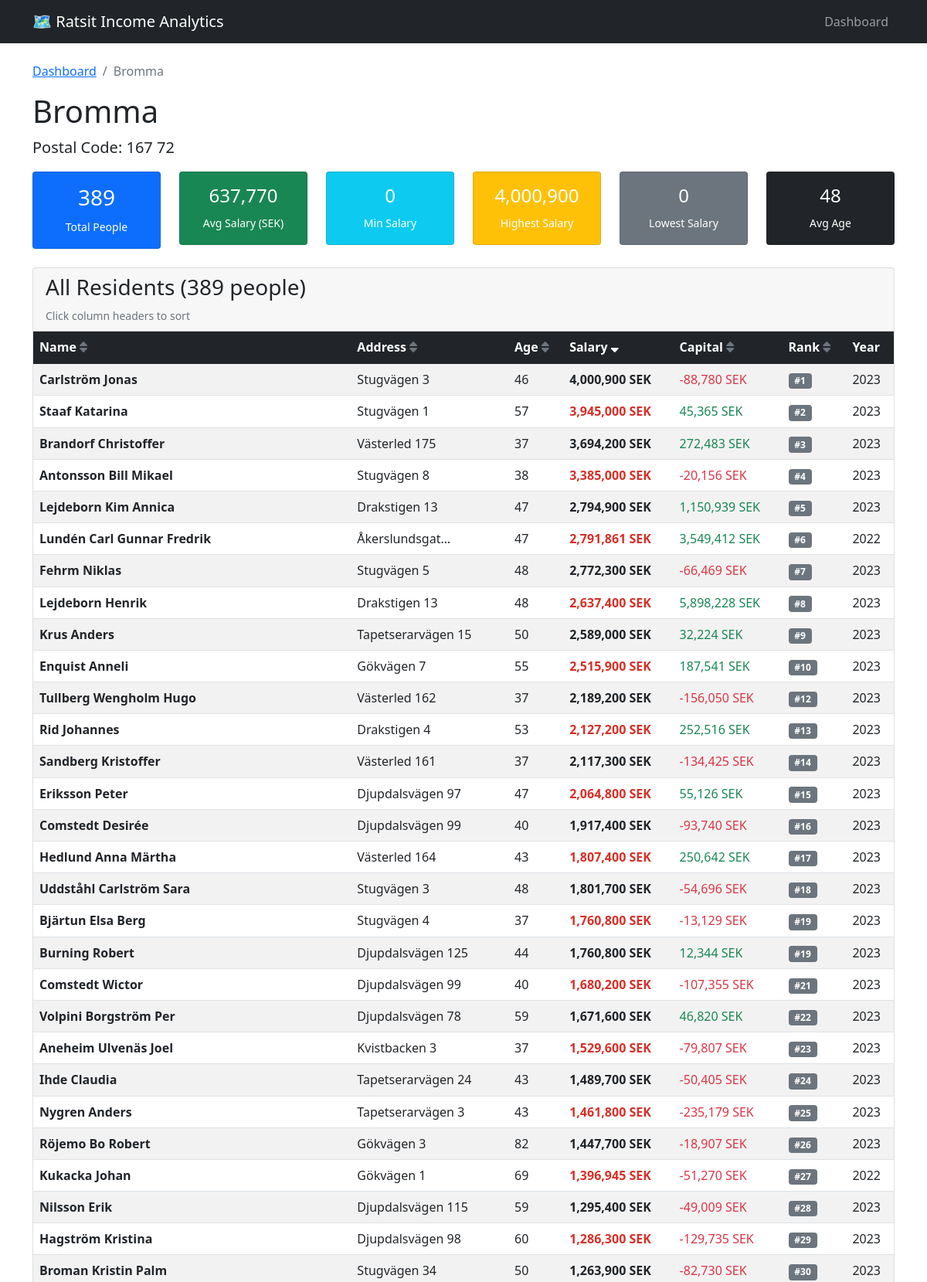
Page /area/167 72 (upper part) on the committed database.
### tables this page shows
CREATE TABLE persons (
                id INTEGER PRIMARY KEY AUTOINCREMENT,
                name TEXT NOT NULL,
                address TEXT,
                postal_code TEXT,
                area_name TEXT,
                age INTEGER,
                income_year INTEGER,
                salary_rank INTEGER,
                payment_remarks BOOLEAN,
                salary INTEGER,
                capital INTEGER,
                created_at TIMESTAMP DEFAULT CURRENT_TIMESTAMP
            );

### app.py (the view)
@app.route('/area/<postal_code>')
def area_detail(postal_code):
    db = RatsitDatabase()
    sort_by = request.args.get('sort', 'salary')
    sort_order = request.args.get('order', 'desc')
    persons = db.get_persons_by_area(postal_code=postal_code, sort_by=sort_by, sort_order=sort_order)
    if persons.empty:
        return "Area not found", 404
    area_name = persons.iloc[0]['area_name']
    stats = {
        'area_name': area_name,
        'postal_code': postal_code,
        'total_people': len(persons),
        'avg_salary': int(persons['salary'].mean()),
        'max_salary': int(persons['salary'].max()),
        'min_salary': int(persons['salary'].min()),
        'avg_age': int(persons['age'].mean())
    }
    return render_template('area_detail.html',
                         stats=stats,
                         persons=persons.to_dict('records'),
                         current_sort=sort_by,
                         current_order=sort_order)

### templates/area_detail.html (shortened to what this page needs)
{% extends "base.html" %}
{% block content %}
<div class="row">
    <div class="col-12">
        <nav aria-label="breadcrumb">
            <ol class="breadcrumb">
                <li class="breadcrumb-item"><a href="{{ url_for('index') }}">Dashboard</a></li>
                <li class="breadcrumb-item active">{{ stats.area_name }}</li>
            </ol>
        </nav>
        <h1>{{ stats.area_name }}</h1>
        <p class="lead">Postal Code: {{ stats.postal_code }}</p>
    </div>
</div>
<div class="row mb-4">
    <div class="col-md-2">
        <div class="card bg-primary text-white">
            <div class="card-body text-center">
                <h3>{{ stats.total_people }}</h3>
                <small>Total People</small>
            </div>
        </div>
    </div>
    <div class="col-md-2">
        <div class="card bg-success text-white">
            <div class="card-body text-center">
                <h4>{{ "{:,}".format(stats.avg_salary) }}</h4>
                <small>Avg Salary (SEK)</small>
            </div>
        </div>
    </div>
    <div class="col-md-2">
        <div class="card bg-info text-white">
            <div class="card-body text-center">
                <h4>{{ "{:,}".format(stats.min_salary) }}</h4>
                <small>Min Salary</small>
            </div>
        </div>
    </div>
    <div class="col-md-2">
        <div class="card bg-warning text-white">
            <div class="card-body text-center">
                <h4>{{ "{:,}".format(stats.max_salary) }}</h4>
                <small>Highest Salary</small>
            </div>
        </div>
    </div>
    <div class="col-md-2">
        <div class="card bg-secondary text-white">
            <div class="card-body text-center">
                <h4>{{ "{:,}".format(stats.min_salary) }}</h4>
                <small>Lowest Salary</small>
            </div>
        </div>
    </div>
    <div class="col-md-2">
        <div class="card bg-dark text-white">
            <div class="card-body text-center">
                <h4>{{ stats.avg_age }}</h4>
                <small>Avg Age</small>
            </div>
        </div>
    </div>
</div>
<div class="row">
    <div class="col-12">
        <div class="card">
            <div class="card-header">
                <h3>All Residents ({{ stats.total_people }} people)</h3>
                <small class="text-muted">Click column headers to sort</small>
            </div>
            <div class="card-body p-0">
                <div class="table-responsive">
                    <table class="table table-striped mb-0">
                        <thead class="table-dark">
                            <tr>
                                <th>
                                    <a href="?sort=name&order={{ 'asc' if current_sort == 'name' and current_order == 'desc' else 'desc' }}"
                                       class="text-white text-decoration-none">
                                        Name
                                        {% if current_sort == 'name' %}
                                            <i class="fas fa-sort-{{ 'down' if current_order == 'desc' else 'up' }}"></i>
                                        {% else %}
                                            <i class="fas fa-sort text-muted"></i>
                                        {% endif %}
                                    </a>
                                </th>
                                <th>
                                    <a href="?sort=address&order={{ 'asc' if current_sort == 'address' and current_order == 'desc' else 'desc' }}"
                                       class="text-white text-decoration-none">
                                        Address
                                        {% if current_sort == 'address' %}
                                            <i class="fas fa-sort-{{ 'down' if current_order == 'desc' else 'up' }}"></i>
                                        {% else %}
                                            <i class="fas fa-sort text-muted"></i>
                                        {% endif %}
                                    </a>
                                </th>
                                <th>
                                    <a href="?sort=age&order={{ 'asc' if current_sort == 'age' and current_order == 'desc' else 'desc' }}"
                                       class="text-white text-decoration-none">
                                        Age
                                        {% if current_sort == 'age' %}
                                            <i class="fas fa-sort-{{ 'down' if current_order == 'desc' else 'up' }}"></i>
                                        {% else %}
                                            <i class="fas fa-sort text-muted"></i>
                                        {% endif %}
                                    </a>
                                </th>
                                <th>
                                    <a href="?sort=salary&order={{ 'asc' if current_sort == 'salary' and current_order == 'desc' else 'desc' }}"
                                       class="text-white text-decoration-none">
                                        Salary
                                        {% if current_sort == 'salary' %}
                                            <i class="fas fa-sort-{{ 'down' if current_order == 'desc' else 'up' }}"></i>
                                        {% else %}
                                            <i class="fas fa-sort text-muted"></i>
                                        {% endif %}
                                    </a>
                                </th>
                                <th>
                                    <a href="?sort=capital&order={{ 'asc' if current_sort == 'capital' and current_order == 'desc' else 'desc' }}"
                                       class="text-white text-decoration-none">
                                        Capital
                                        {% if current_sort == 'capital' %}
                                            <i class="fas fa-sort-{{ 'down' if current_order == 'desc' else 'up' }}"></i>
                                        {% else %}
                                            <i class="fas fa-sort text-muted"></i>
                                        {% endif %}
                                    </a>
                                </th>
                                <th>
                                    <a href="?sort=rank&order={{ 'asc' if current_sort == 'rank' and current_order == 'desc' else 'desc' }}"
                                       class="text-white text-decoration-none">
                                        Rank
                                        {% if current_sort == 'rank' %}
                                            <i class="fas fa-sort-{{ 'down' if current_order == 'desc' else 'up' }}"></i>
                                        {% else %}
                                            <i class="fas fa-sort text-muted"></i>
                                        {% endif %}
                                    </a>
                                </th>
                                <th>Year</th>
                            </tr>
                        </thead>
                        <tbody>
                            {% for person in persons %}
                            <tr>
                                <td><strong>{{ person.name }}</strong></td>
                                <td>{{ person.address }}</td>
                                <td>{{ person.age }}</td>
                                <td class="{% if person.salary > 1000000 %}salary-high{% elif person.salary > 500000 %}salary-medium{% else %}salary-low{% endif %}">
                                    {{ "{:,}".format(person.salary) }} SEK
                                </td>
                                <td>
                                    {% if person.capital >= 0 %}
                                        <span class="text-success">{{ "{:,}".format(person.capital) }} SEK</span>
                                    {% else %}
                                        <span class="text-danger">{{ "{:,}".format(person.capital) }} SEK</span>
                                    {% endif %}
                                </td>
                                <td><span class="badge bg-secondary">#{{ person.salary_rank }}</span></td>
                                <td>{{ person.income_year }}</td>
                            </tr>
                            {% endfor %}
                        </tbody>
                    </table>
                </div>
            </div>
        </div>
    </div>
</div>
{% endblock %}

### templates/base.html (shortened to what this page needs)
<!DOCTYPE html>
<html lang="sv">
<head>
    <link href="https://cdn.jsdelivr.net/npm/bootstrap@5.1.3/dist/css/bootstrap.min.css" rel="stylesheet">
    <link href="https://cdnjs.cloudflare.com/ajax/libs/font-awesome/6.0.0/css/all.min.css" rel="stylesheet">
</head>
<body>
    <nav class="navbar navbar-expand-lg navbar-dark bg-dark">
        <div class="container">
            <a class="navbar-brand" href="{{ url_for('index') }}">🗺️ Ratsit Income Analytics</a>
            <div class="navbar-nav">
                <a class="nav-link" href="{{ url_for('index') }}">Dashboard</a>
            </div>
        </div>
    </nav>
    <main class="container mt-4">
        {% block content %}{% endblock %}
    </main>
</body>
</html>

### templates/base.html (style rules this page uses)
.salary-high { color: #d73027; font-weight: bold; }

### rows in the picture
persons: area_name "Bromma", postal_code "167 72", name "Carlström Jonas", address "Stugvägen 3", age "46", salary "4,000,900", capital "-88,780", salary_rank "1", income_year "2023"
persons: name "Staaf Katarina", address "Stugvägen 1", age "57", salary "3,945,000", capital "45,365", salary_rank "2", income_year "2023"
persons: name "Brandorf Christoffer", address "Västerled 175", age "37", salary "3,694,200", capital "272,483", salary_rank "3", income_year "2023"
persons: name "Antonsson Bill Mikael", address "Stugvägen 8", age "38", salary "3,385,000", capital "-20,156", salary_rank "4", income_year "2023"
persons: name "Lejdeborn Kim Annica", address "Drakstigen 13", age "47", salary "2,794,900", capital "1,150,939", salary_rank "5", income_year "2023"
persons: name "Lundén Carl Gunnar Fredrik", address "Åkerslundsgat…", age "47", salary "2,791,861", capital "3,549,412", salary_rank "6", income_year "2022"
persons: name "Fehrm Niklas", address "Stugvägen 5", age "48", salary "2,772,300", capital "-66,469", salary_rank "7", income_year "2023"
persons: name "Lejdeborn Henrik", address "Drakstigen 13", age "48", salary "2,637,400", capital "5,898,228", salary_rank "8", income_year "2023"
persons: name "Krus Anders", address "Tapetserarvägen 15", age "50", salary "2,589,000", capital "32,224", salary_rank "9", income_year "2023"
persons: name "Enquist Anneli", address "Gökvägen 7", age "55", salary "2,515,900", capital "187,541", salary_rank "10", income_year "2023"
persons: name "Tullberg Wengholm Hugo", address "Västerled 162", age "37", salary "2,189,200", capital "-156,050", salary_rank "12", income_year "2023"
persons: name "Rid Johannes", address "Drakstigen 4", age "53", salary "2,127,200", capital "252,516", salary_rank "13", income_year "2023"
persons: name "Sandberg Kristoffer", address "Västerled 161", age "37", salary "2,117,300", capital "-134,425", salary_rank "14", income_year "2023"
persons: name "Eriksson Peter", address "Djupdalsvägen 97", age "47", salary "2,064,800", capital "55,126", salary_rank "15", income_year "2023"
persons: name "Comstedt Desirée", address "Djupdalsvägen 99", age "40", salary "1,917,400", capital "-93,740", salary_rank "16", income_year "2023"
persons: name "Hedlund Anna Märtha", address "Västerled 164", age "43", salary "1,807,400", capital "250,642", salary_rank "17", income_year "2023"
persons: name "Uddståhl Carlström Sara", address "Stugvägen 3", age "48", salary "1,801,700", capital "-54,696", salary_rank "18", income_year "2023"
persons: name "Bjärtun Elsa Berg", address "Stugvägen 4", age "37", salary "1,760,800", capital "-13,129", salary_rank "19", income_year "2023"
persons: name "Burning Robert", address "Djupdalsvägen 125", age "44", salary "1,760,800", capital "12,344", salary_rank "19", income_year "2023"
persons: name "Comstedt Wictor", address "Djupdalsvägen 99", age "40", salary "1,680,200", capital "-107,355", salary_rank "21", income_year "2023"
persons: name "Volpini Borgström Per", address "Djupdalsvägen 78", age "59", salary "1,671,600", capital "46,820", salary_rank "22", income_year "2023"
persons: name "Aneheim Ulvenäs Joel", address "Kvistbacken 3", age "37", salary "1,529,600", capital "-79,807", salary_rank "23", income_year "2023"
persons: name "Ihde Claudia", address "Tapetserarvägen 24", age "43", salary "1,489,700", capital "-50,405", salary_rank "24", income_year "2023"
persons: name "Nygren Anders", address "Tapetserarvägen 3", age "43", salary "1,461,800", capital "-235,179", salary_rank "25", income_year "2023"
persons: name "Röjemo Bo Robert", address "Gökvägen 3", age "82", salary "1,447,700", capital "-18,907", salary_rank "26", income_year "2023"
persons: name "Kukacka Johan", address "Gökvägen 1", age "69", salary "1,396,945", capital "-51,270", salary_rank "27", income_year "2022"
persons: name "Nilsson Erik", address "Djupdalsvägen 115", age "59", salary "1,295,400", capital "-49,009", salary_rank "28", income_year "2023"
persons: name "Hagström Kristina", address "Djupdalsvägen 98", age "60", salary "1,286,300", capital "-129,735", salary_rank "29", income_year "2023"
persons: name "Broman Kristin Palm", address "Stugvägen 34", age "50", salary "1,263,900", capital "-82,730", salary_rank "30", income_year "2023"

### other values in the picture
{{ stats.total_people }} "389"
{{ "{:,}".format(stats.avg_salary) }} "637,770"
{{ "{:,}".format(stats.min_salary) }} "0"
{{ "{:,}".format(stats.max_salary) }} "4,000,900"
{{ stats.avg_age }} "48"
